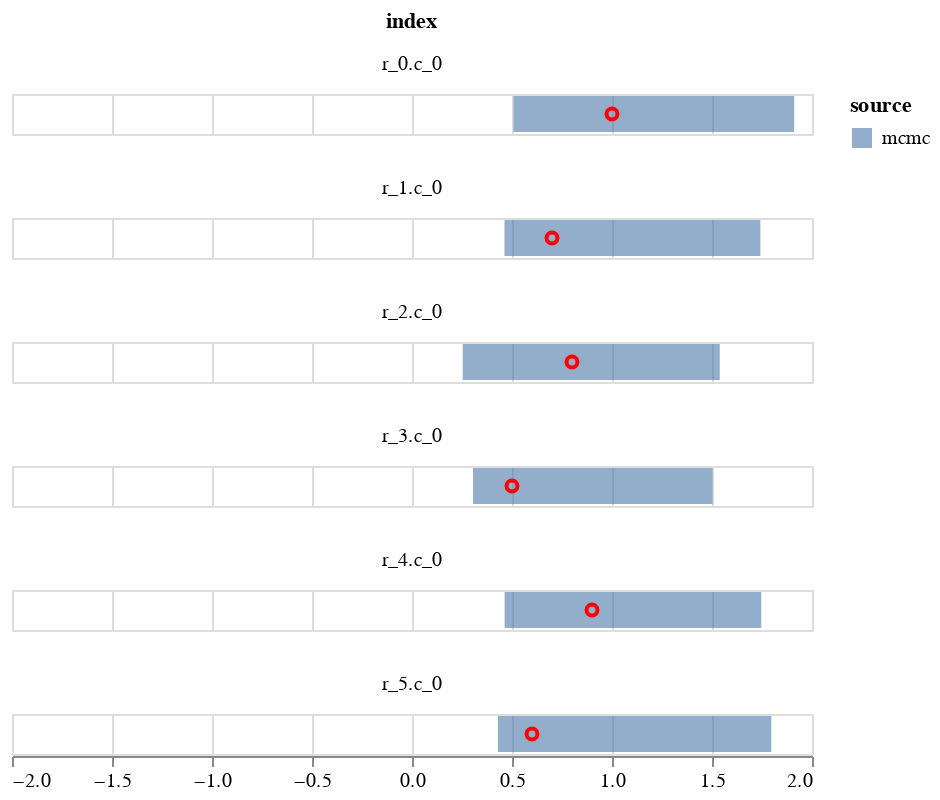

The notebook cell this image was saved under:
### Code cell
c1 = alt.Chart(plot_data).mark_bar(opacity=0.6).encode(
    alt.X('q1', title=None,  scale=alt.Scale(domain=[-2,2])),
    alt.X2('q2', title=None),
    alt.Color('source'),    
)
    

c2 = alt.Chart(plot_data).mark_point(opacity=1, color='red').encode(
        alt.X('data', title=None),
)
(c1+c2).facet(
       'index',
    columns=1
    )

### Figure 1 — Vega-Lite specification as saved in the notebook (floating-point values rounded to 4 significant figures)
{"config": {"view": {"continuousWidth": 400, "continuousHeight": 300}}, "data": {"name": "data-6dce651db6ff926d5c109242c8e1184b"}, "facet": {"type": "nominal", "field": "index"}, "spec": {"layer": [{"mark": {"type": "bar", "opacity": 0.6}, "encoding": {"color": {"type": "nominal", "field": "source"}, "x": {"type": "quantitative", "field": "q1", "scale": {"domain": [-2, 2]}, "title": null}, "x2": {"field": "q2", "title": null}}}, {"mark": {"type": "point", "color": "red", "opacity": 1}, "encoding": {"x": {"type": "quantitative", "field": "data", "title": null}}}]}, "columns": 1, "$schema": "https://vega.github.io/schema/vega-lite/v4.8.1.json", "datasets": {"data-6dce651db6ff926d5c109242c8e1184b": [{"index": "r_0.c_0", "q1": 0.5079, "q2": 1.911, "source": "mcmc", "data": 1.0}, {"index": "r_1.c_0", "q1": 0.4623, "q2": 1.742, "source": "mcmc", "data": 0.7}, {"index": "r_2.c_0", "q1": 0.2535, "q2": 1.539, "source": "mcmc", "data": 0.8}, {"index": "r_3.c_0", "q1": 0.3054, "q2": 1.503, "source": "mcmc", "data": 0.5}, {"index": "r_4.c_0", "q1": 0.4631, "q2": 1.746, "source": "mcmc", "data": 0.9}, {"index": "r_5.c_0", "q1": 0.4293, "q2": 1.797, "source": "mcmc", "data": 0.6}]}}
